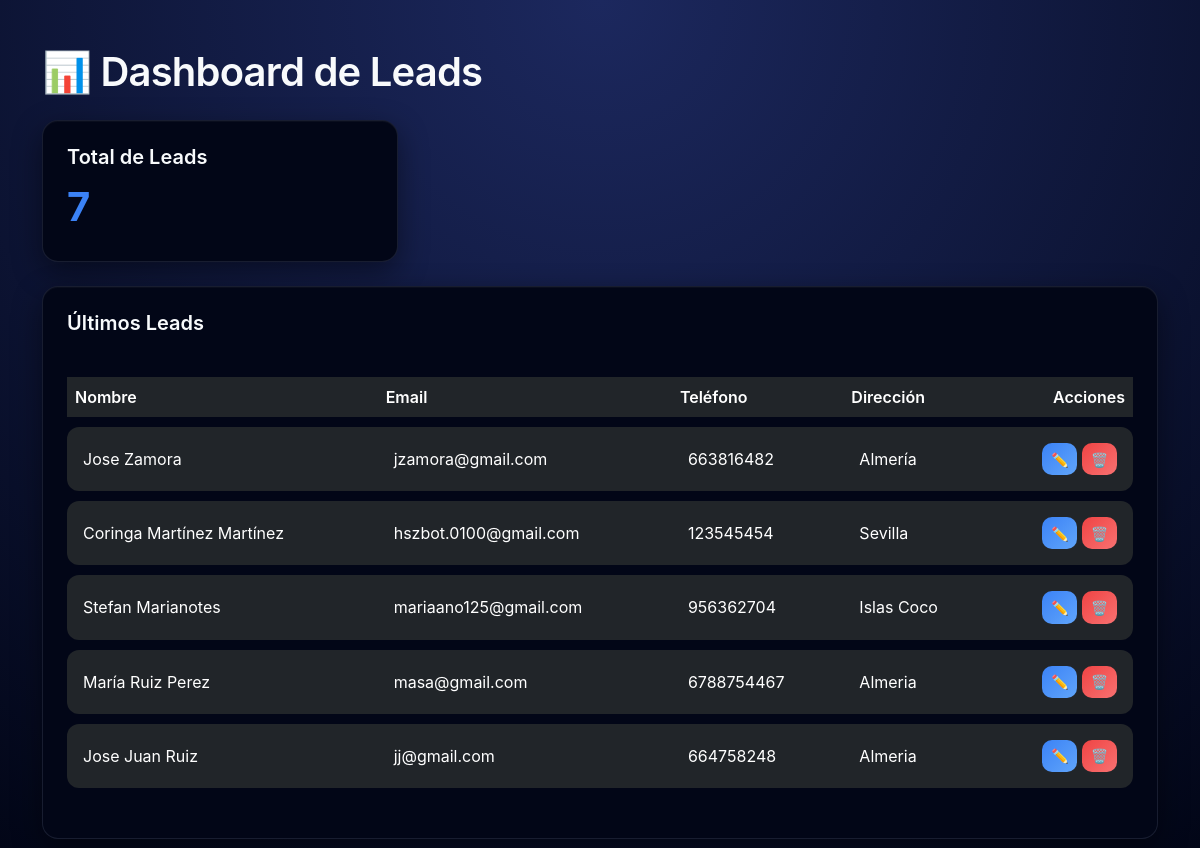
Before: /bot/ with the older database file.
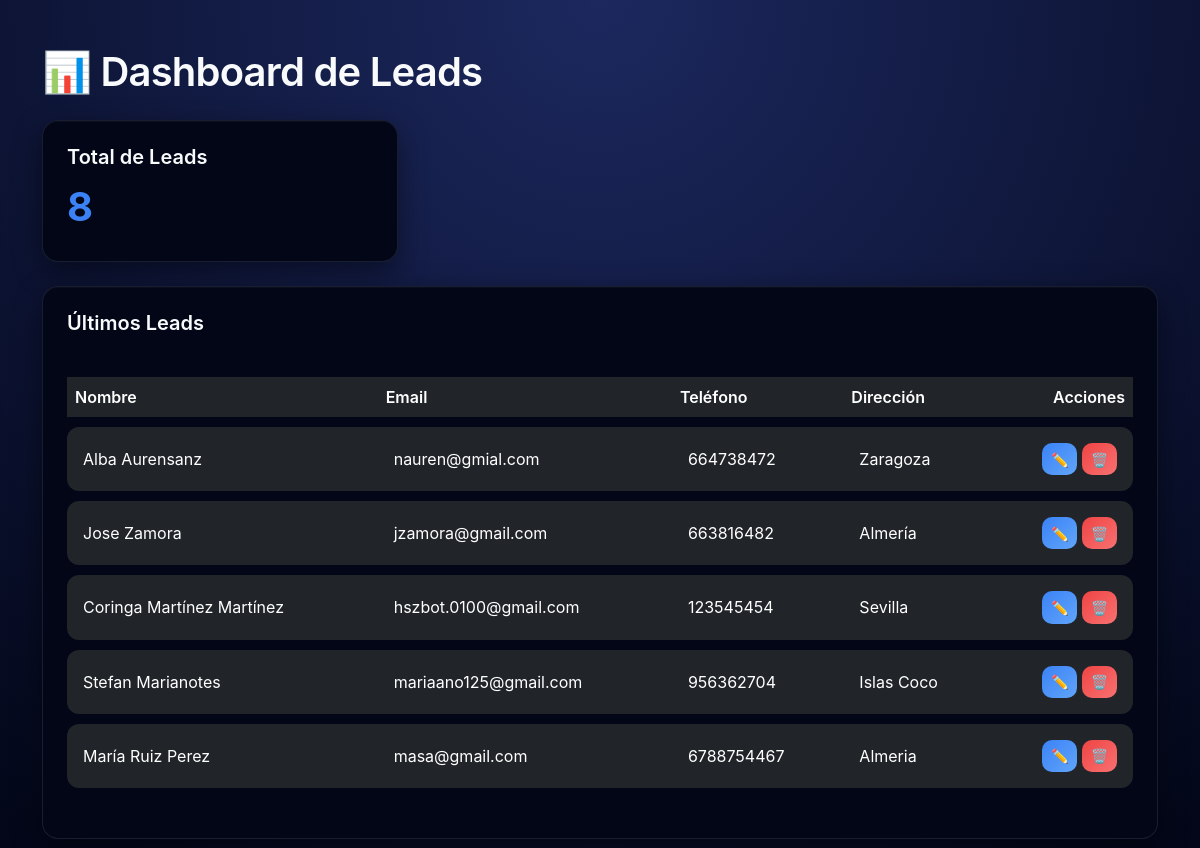
After: the same page with the newer database file.
### bot/models.py (models this page shows, shortened)
class Lead(models.Model):
    nombre = models.CharField(max_length=100)
    apellidos = models.CharField(max_length=100)
    email = models.EmailField()
    telefono = models.CharField(max_length=15)
    direccion = models.CharField(max_length=255)

### bot/views.py (the view)
# urls.py: path('', views.index, name='dashboard'),
def index(request):
    return render(request, "dashboard.html", {
        "total_leads": Lead.objects.count(),
        "ultimos_leads": Lead.objects.order_by("-id")[:5]
    })

### templates/dashboard.html (shortened to what this page needs)
<!DOCTYPE html>
<html lang="es">
<head>
    <link href="https://cdn.jsdelivr.net/npm/bootstrap@5.3.2/dist/css/bootstrap.min.css" rel="stylesheet">
</head>
<body>
<div class="container my-5">
    <h1 class="mb-4">📊 Dashboard de Leads</h1>
    <div class="row mb-4">
        <div class="col-md-4">
            <div class="card p-4">
                <h5>Total de Leads</h5>
                <div class="metric">{{ total_leads }}</div>
            </div>
        </div>
    </div>
    <div class="card p-4">
        <h5 class="mb-3">Últimos Leads</h5>
        <table class="table table-dark table-hover align-middle">
            <thead>
                <tr>
                    <th>Nombre</th>
                    <th>Email</th>
                    <th>Teléfono</th>
                    <th>Dirección</th>
                    <th class="text-end">Acciones</th>
                </tr>
            </thead>
            <tbody>
            {% for lead in ultimos_leads %}
                <tr>
                    <td>{{ lead.nombre }} {{ lead.apellidos }}</td>
                    <td>{{ lead.email }}</td>
                    <td>{{ lead.telefono }}</td>
                    <td>{{ lead.direccion }}</td>
                    <td class="text-end">
                        <button class="btn btn-sm btn-edit"
                            onclick="abrirModalEditar(
                                '{{ lead.id }}',
                                '{{ lead.nombre }}',
                                '{{ lead.apellidos }}',
                                '{{ lead.email }}',
                                '{{ lead.telefono }}',
                                '{{ lead.direccion }}'
                            )">
                            ✏️
                        </button>
                        <button onclick="eliminarLead('{{ lead.id }}', this.closest('tr'))" class="btn btn-sm btn-delete">🗑️</button>
                    </td>
                </tr>
            {% endfor %}
            </tbody>
        </table>
    </div>
</div>
</body>
</html>

### templates/dashboard.html (style rules this page uses)
:root { --bg-main: linear-gradient(135deg, #020617, #020617); --bg-card: linear-gradient(180deg, #020617, #020617); --border-soft: rgba(148, 163, 184, 0.15); --text-main: #e5e7eb; --text-muted: #94a3b8; --primary: #3b82f6; --primary-hover: #2563eb; --danger: #ef4444; --danger-hover: #dc2626; --radius-lg: 16px; --radius-md: 12px; }
body { min-height: 100vh; background: radial-gradient(circle at top, #1c285e, #020617); color: var(--text-main); font-family: 'Inter', system-ui, -apple-system, BlinkMacSystemFont, sans-serif; -webkit-font-smoothing: antialiased; }
h1, h5 { color: #f8fafc; font-weight: 600; }
h1 { letter-spacing: -0.02em; }
.card { background: var(--bg-card); border: 1px solid var(--border-soft); border-radius: var(--radius-lg); box-shadow: 0 10px 30px rgba(0,0,0,.45), inset 0 1px 0 rgba(255,255,255,.03); transition: transform .25s ease, box-shadow .25s ease; }
.metric { font-size: 2.5rem; font-weight: 700; color: #3b82f6; }
.table { margin-top: 1rem; border-collapse: separate; border-spacing: 0 10px; }
.table thead th { color: var(--muted); font-weight: 600; border: none; }
.table tbody tr { background: rgba(2, 6, 23, 0.6); transition: all .25s ease; }
.table td { border: none; padding: 1rem; }
.table td:first-child { border-radius: 12px 0 0 12px; }
.table td:last-child { border-radius: 0 12px 12px 0; }
.btn { border-radius: 10px; font-weight: 500; transition: all .2s ease; }
.btn-edit { background: linear-gradient(135deg, var(--primary), #60a5fa); border: none; color: #fff; }
.btn-delete { background: linear-gradient(135deg, var(--danger), #f87171); border: none; color: #fff; }
.btn-sm { padding: .35rem .55rem; }

Changed rows visible on the page:
no longer on this page (row unchanged): Lead: nombre "Jose Juan", apellidos "Ruiz", email "jj@gmail.com", telefono "664758248", direccion "Almeria"
added Lead: nombre "Alba", apellidos "Aurensanz", email "nauren@gmial.com", telefono "664738472", direccion "Zaragoza"
Other visible differences:
{{ total_leads }}: "7" → "8"
